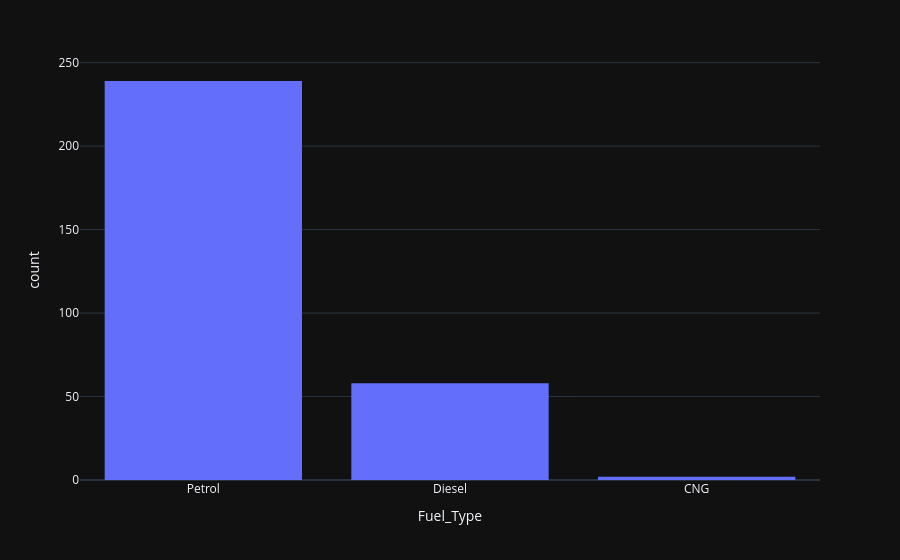

Notebook code cell kept with this figure:
### Code cell
import plotly.express as px
fig = px.histogram(df, x="Fuel_Type")
fig.show()

### Figure 1 — Plotly figure (JSON) as saved in the notebook; plotly's stock layout.template omitted (floating-point values rounded to 4 significant figures; data arrays with more than 128 entries replaced by an {"elided": "..."} marker saying what was removed)
{"data": [{"bingroup": "x", "hovertemplate": "Fuel_Type=%{x}<br>count=%{y}<extra></extra>", "legendgroup": "", "marker": {"color": "#636efa", "pattern": {"shape": ""}}, "name": "", "orientation": "v", "showlegend": false, "x": {"elided": "299 str values"}, "xaxis": "x", "yaxis": "y", "type": "histogram"}], "layout": {"xaxis": {"anchor": "y", "domain": [0.0, 1.0], "title": {"text": "Fuel_Type"}}, "yaxis": {"anchor": "x", "domain": [0.0, 1.0], "title": {"text": "count"}}, "legend": {"tracegroupgap": 0}, "margin": {"t": 60}, "barmode": "relative"}}
